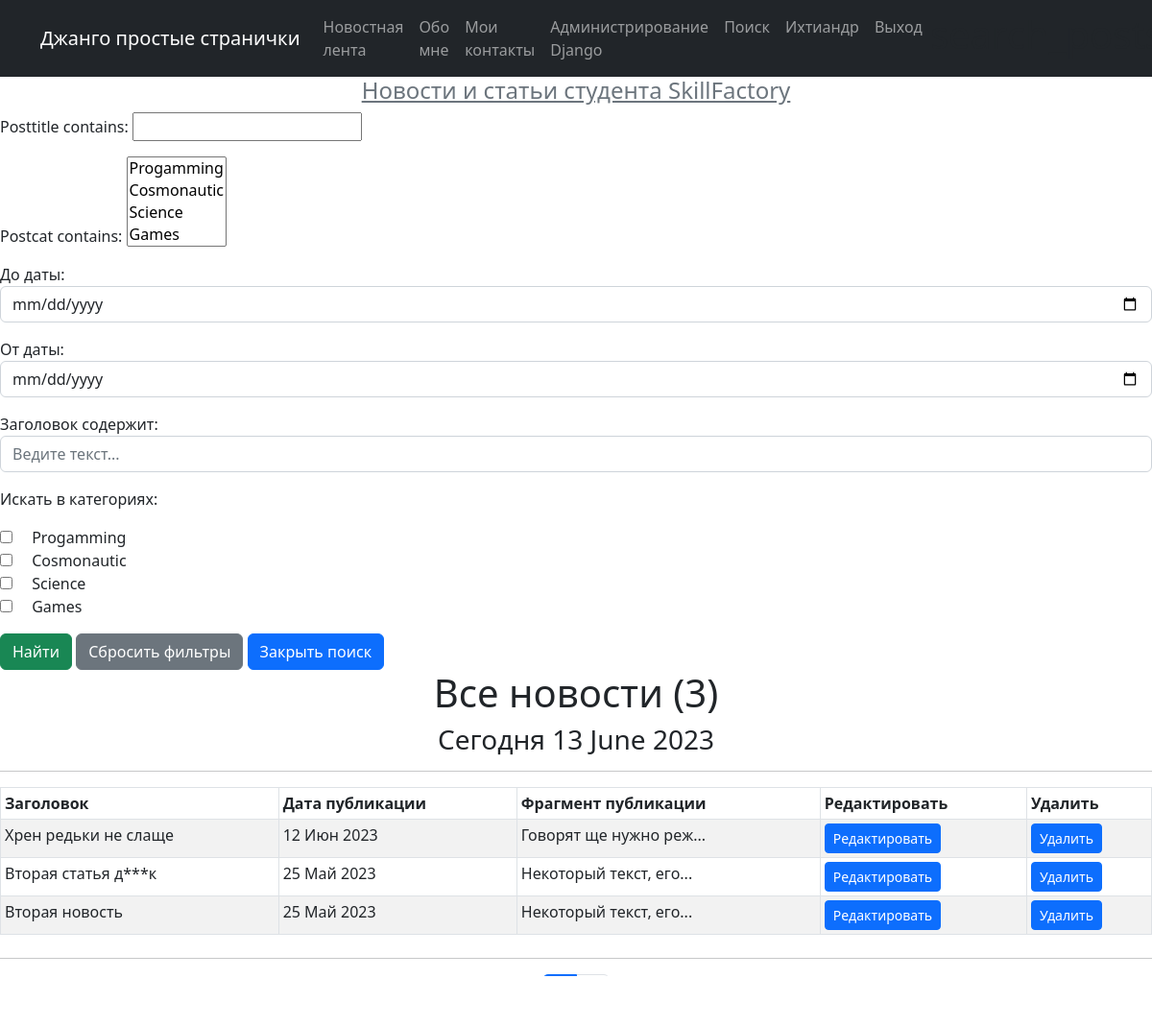
Screenshot of /search/ (signed in) with the database file from the repository.
### News/models.py (models this page shows, shortened)
class Post(models.Model):
    NEWS = 'news'
    ARTICLE = 'article'
    CATEGORY_CHOISES = (
        (NEWS, 'Новость'),
        (ARTICLE, 'Статья'),
    )
    postauthor = models.ForeignKey(Author, on_delete=models.CASCADE)
    postnewstype = models.CharField(max_length=8, choices=CATEGORY_CHOISES, default=NEWS)
    postdatecreate = models.DateTimeField(auto_now_add=True)
    postcat = models.ManyToManyField(Category, through='PostCategory')
    posttitle = models.CharField(max_length=124)
    posttext = models.TextField()
    postrating = models.IntegerField(default=0)
    def preview(self, pre_len=20):
        return '{0}{1}'.format(self.posttext[:pre_len], '...') if len(self.posttext) > pre_len else self.posttext
    def categorys(self):
        return ', '.join([x.category for x in self.postcat.all()])
    class Meta:
        verbose_name = 'Сообщение'
        verbose_name_plural = 'Сообщения'

### News/views.py (the view)
# urls.py: path('search/', SearchNews.as_view(), name='search_posts'),
class SearchNews(ListView):
    paginate_by = 3
    model = Post
    ordering = '-postdatecreate'
    template_name = 'search.html'
    context_object_name = 'news'
    def get_queryset(self):
        queryset = super().get_queryset()
        self.filterset = PostFilter(self.request.GET, queryset)
        return self.filterset.qs
    def get_context_data(self, **kwargs) -> dict:
        context = super().get_context_data(**kwargs)
        context['search_filter'] = self.filterset
        return context

### News/models.py (called while the page is built)
    def __str__(self):
        return f'{self.category.title()}'

### News/templatetags/custom_filters.py (called while the page is built)
@register.filter()
def censor(value):
   value = [x for x in value.split(" ") if x]
   cen_sor = ' '.join([
      f"{word[0]}{(len(word)-2) * '*'}{word[-1]}" if word.lower() in UNACCEPTABLE_WORDS else value[i]
      for i, word in enumerate(value)
   ])
   return cen_sor

### News/templatetags/custom_tags.py (called while the page is built)
@register.simple_tag()
def current_time(format_string='M d Y'):
   return datetime.utcnow().strftime(format_string)

@register.simple_tag(takes_context=True)
def url_replace(context, **kwargs):
   d = context['request'].GET.copy()
   for k, v in kwargs.items():
      d[k] = v
   return d.urlencode()

### templates/search.html (shortened to what this page needs)
{% extends 'flatpages/default.html' %}
{% load custom_filters %}
{% load custom_tags %}
{% block content %}
{% if news %}
    <form action="" method="GET">
        {{ search_filter.form.as_p }}
        <input type="submit" value="Найти" class="btn btn-success"/>
        <a class="btn btn-secondary" role="button" href="{{ request.path }}">Сбросить фильтры</a>
        <a class="btn btn-primary" href="/news/">Закрыть поиск</a>
    </form>
<h1 class="text-center">Все новости ({{ news|length }})</h1>
   <h3 class="text-center">Сегодня {% current_time '%d %B %Y' %}</h3>
   <hr>
       <table class="table table-sm table table-hover table table-bordered table table-striped">
           <thead>
               <tr>
                   <th scope="col">Заголовок</th>
                   <th scope="col">Дата публикации</th>
                   <th scope="col">Фрагмент публикации</th>
                   <th scope="col">Редактировать</th>
                   <th scope="col">Удалить</th>
               </tr>
           </thead>
            <tbody>
               {% for new in news %}
               <tr onclick="window.location='{{ new.id }}';" data-bs-toggle="tooltip" data-bs-placement="top" title="Кликните на строке, чтобу увидеть всю публикацию">
                   <td>{{ new.posttitle|censor }}</td>
                   <td>{{ new.postdatecreate|date:'d M Y' }}</td>
                   <td>{{ new.preview|censor }}</td>
                   <td><a class="btn btn-primary btn-sm" href="/news/news/{{ new.pk }}/edit/">Редактировать</a></td>
                   <td><a class="btn btn-primary btn-sm" href="/news/news/{{ new.pk }}/delete/">Удалить</a></td>
               </tr>
           {% endfor %}
           </tbody>
       </table>
<hr class="mt-4">
<div class="row">
    <nav aria-label="Page navigation example">
        <ul class="pagination justify-content-center">
            <li class="page-item active" aria-current="page"><a class="page-link" href="#">{{ page_obj.number }}</a></li>
            {% if page_obj.has_next %}
                <li class="page-item"><a class="page-link" href="?{% url_replace page=page_obj.next_page_number %}">{{ page_obj.next_page_number }}</a></li>
                {% endif %}
        </ul>
    </nav>
</div>
{% else %}
   <h2>Новостей нету!</h2>
{% endif %}
{% endblock content %}

### templates/flatpages/default.html (shortened to what this page needs)
<!DOCTYPE html>
<html>
    <head>
        {% load static %}
        <link href="{% static 'css/styles.css' %}" rel="stylesheet" />
    </head>
<body>
        <nav class="navbar navbar-expand-lg navbar-dark bg-dark static-top">
            <div class="container">
               <a class="navbar-brand" href="#">Джанго простые странички</a>
               <div class="collapse navbar-collapse" id="navbarResponsive">
                   <ul class="navbar-nav ml-auto">
                       <li class="nav-item">
                           <a class="nav-link" href="/news/">Новостная лента</a>
                       </li>
                       <li class="nav-item">
                           <a class="nav-link" href="/about/">Обо мне</a>
                       </li>
                       <li class="nav-item">
                           <a class="nav-link" href="/contacts/">Мои контакты</a>
                       </li>
                       <li class="nav-item">
                           <a class="nav-link" href="/admin/">Администрирование Django</a>
                       </li>
                       <li class="nav-item">
                           <a class="nav-link" href="{% url 'search_posts' %}">Поиск</a>
                       </li>
                       {% if user.is_authenticated %}
                           <li class="nav-item">
                               <a class="nav-link" href="#">{% firstof request.user.get_full_name request.user.username %}</a>
                           </li>
                           <li class="nav-item">
                               <a class="nav-link" href="{% url 'logout' %}">Выход</a>
                           </li>
                       {% else %}
                            <li class="nav-item">
                               <a class="nav-link" href="/accounts/login/">Авторизоваться</a>
                           </li>
                       {% endif %}
                   </ul>
                   <h1>{{ request.resolver_match.view_name }}</h1>
               </div>
            </div>
        </nav>
    <h4 class="text-center">
        <a title="Курс fullstack-разработчик на Python с нуля!" href="https://skillfactory.ru/python-fullstack-web-developer" class="link-secondary link-underline-opacity-0
         link-underline-opacity-75-hover" target="_blank" rel="noopener">Новости и статьи студента SkillFactory</a>
    </h4>
    {% block content %}
    {% endblock content %}
</body>
</html>

### rows the page displays
Post: posttitle|censor "Хрен редьки не слаще", postdatecreate "12 Июн 2023", preview|censor "Говорят ще нужно реж..."
Post: posttitle|censor "Вторая статья д***к", postdatecreate "25 Май 2023", preview|censor "Некоторый текст, его..."
Post: posttitle|censor "Вторая новость", postdatecreate "25 Май 2023", preview|censor "Некоторый текст, его..."

### other values shown
{{ news|length }} "3"
